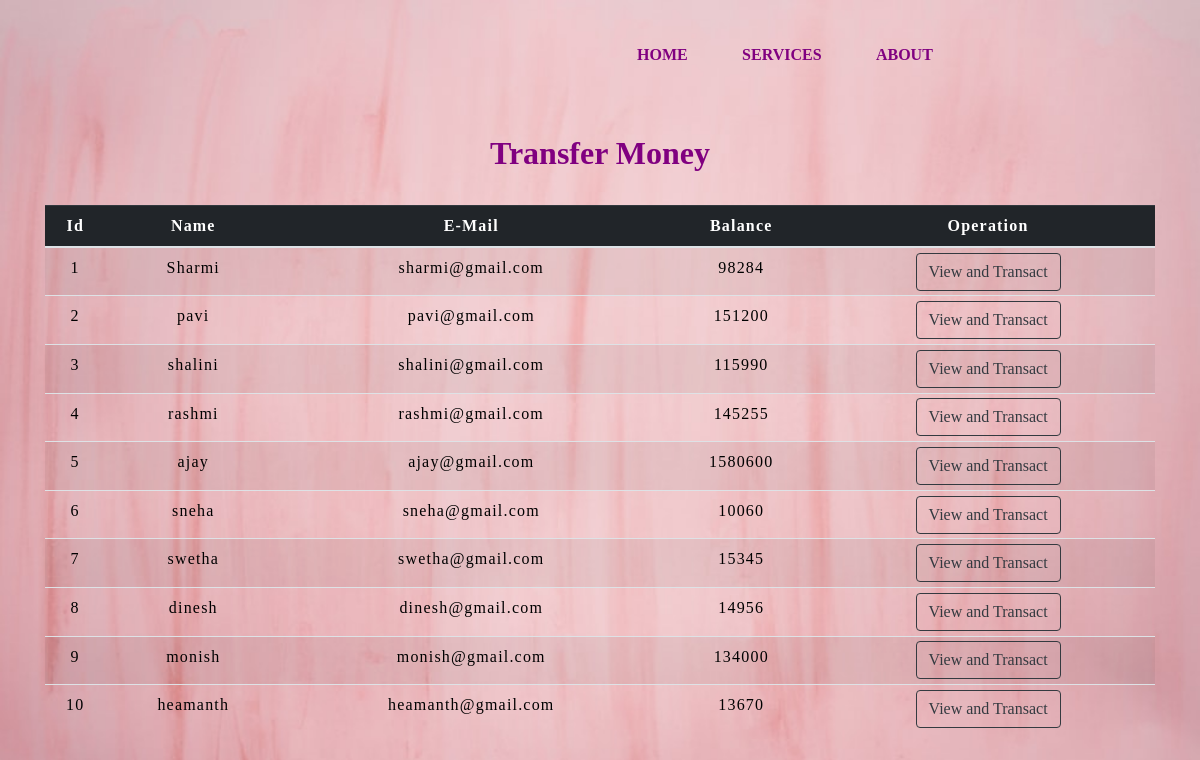
The app's page /transfermoney.php with its own data.
### tables this page shows
CREATE TABLE `users` (
  `id` int(3) NOT NULL,
  `name` text NOT NULL,
  `email` varchar(30) NOT NULL,
  `balance` int(8) NOT NULL
);

### transfermoney.php (the view, shortened to what this page needs)
<!doctype html>
<html lang="en">
<head>
    <link rel="stylesheet" href="https://maxcdn.bootstrapcdn.com/bootstrap/4.0.0/css/bootstrap.min.css">
    <link rel="stylesheet" type="text/css" href="./css/navbar.css">
    <link rel="stylesheet" type="text/css" href="./css/table.css">
</head>
<body>
    <?php
    include 'navbar.php';
    ?>
    <?php
    include 'config.php';
    $sql = "SELECT * FROM users";
    $result = mysqli_query($conn,$sql);
    ?>
    <div class="container">
        <h2 class="text-center pt-4" style="color : purple; font-weight : 600;">Transfer Money</h2>
        <br>
            <div class="row">
                <div class="col">
                    <div class="table-responsive-sm">
                    <table class="table table-hover table-striped table-sm">
                        <thead style="color : white;" class="table-dark">
                            <tr>
                            <th scope="col" class="text-center py-2">Id</th>
                            <th scope="col" class="text-center py-2">Name</th>
                            <th scope="col" class="text-center py-2">E-Mail</th>
                            <th scope="col" class="text-center py-2">Balance</th>
                            <th scope="col" class="text-center py-2">Operation</th>
                            </tr>
                        </thead>
                        <tbody>
                <?php
                    while($rows=mysqli_fetch_assoc($result)){
                ?>
                    <tr style="color : black;">
                        <td class="py-2"><?php echo $rows['id'] ?></td>
                        <td class="py-2"><?php echo $rows['name']?></td>
                        <td class="py-2"><?php echo $rows['email']?></td>
                        <td class="py-2"><?php echo $rows['balance']?></td>
                        <td><a href="selecteduserdetail.php?id= <?php echo $rows['id'] ;?>"> <button class="btn btn-outline-dark btn">View and Transact</button></a></td>
                    </tr>
                <?php
                    }
                ?>
                        </tbody>
                    </table>
                    </div>
                </div>
            </div>
         </div>
</body>
</html>

### navbar.php (shortened to what this page needs)
<!DOCTYPE html>
<html>
  <head>
    <link rel="stylesheet" href="https://maxcdn.bootstrapcdn.com/bootstrap/4.0.0/css/bootstrap.min.css">
    <link rel="stylesheet" href="./css/navbar.css">
  </head>
<body>
<header class="header_area">
  <div class="main-menu">
      <nav class="navbar navbar-expand-lg navbar-light">
          <div class="collapse navbar-collapse" id="navbarNav">
              <ul class="navbar-nav">
                  <li class="nav-item active">
                      <a class="nav-link" href="index.php">Home</a>
                  </li>
                  <li class="nav-item">
                      <a class="nav-link" href="#services">Services</a>
                  </li>
                  <li class="nav-item">
                      <a class="nav-link" href="#about">About</a>
                  </li>
              </ul>
          </div>
      </nav>
  </div>
</header>
</body>
</html>

### css/navbar.css (style rules this page uses)
.header_area .main-menu .navbar { padding: 1rem 15rem ; }
.header_area .main-menu .nav-item .nav-link { text-transform: uppercase; padding: 1.7rem; font-weight: 700; color:purple; }

### css/table.css (style rules this page uses)
* { padding: 0; margin: 0; box-sizing: border-box; font-family: Nunito Sans ; }
h2 { font-size: 40px; }
table { letter-spacing: 1.2px; }
td { text-align: center; }
button { border:none; background: #d9d9d9; transition: 1s; }

### transfermoney.php (style rules this page uses)
body { background-image:url("./img/back pink.jpg"); background-repeat:no-repeat; background-size:100%; }

### navbar.php (style rules this page uses)
body { background-image:url("./img/back pink.jpg"); background-repeat:no-repeat; background-size:100%; }

### records on screen
users: id "1", name "Sharmi", email "sharmi@gmail.com", balance "98284"
users: id "2", name "pavi", email "pavi@gmail.com", balance "151200"
users: id "3", name "shalini", email "shalini@gmail.com", balance "115990"
users: id "4", name "rashmi", email "rashmi@gmail.com", balance "145255"
users: id "5", name "ajay", email "ajay@gmail.com", balance "1580600"
users: id "6", name "sneha", email "sneha@gmail.com", balance "10060"
users: id "7", name "swetha", email "swetha@gmail.com", balance "15345"
users: id "8", name "dinesh", email "dinesh@gmail.com", balance "14956"
users: id "9", name "monish", email "monish@gmail.com", balance "134000"
users: id "10", name "heamanth", email "heamanth@gmail.com", balance "13670"
